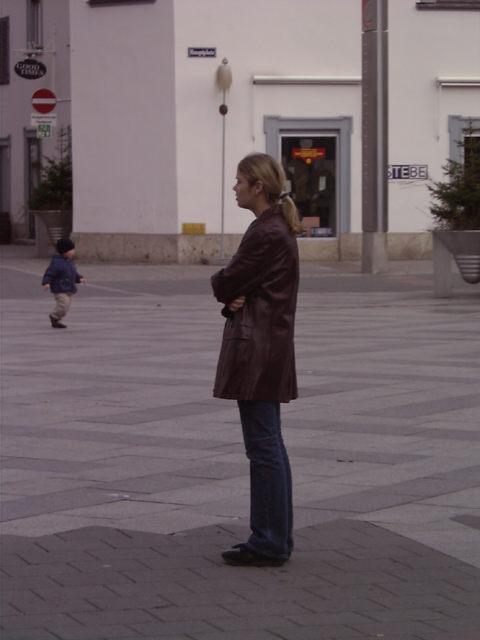
#> input picture detection_hog/hog/images/person_010.bmp, 480 x 640 px
$ python sum_edge.py   (older library calls are emulated)
#> lines starting #> are read from the running program, lines starting #| are printed output that depends on the picture; after the words box and inside, x2 and y2 are one past the last pixel; in counts of white or black regions, pixels touching at a corner belong together
import cv2
import numpy as np
from matplotlib import pyplot as plt

img = cv2.imread("images/person_010.bmp")
#> img is the input picture: shape (640, 480, 3); mean B, G, R 103.7, 99.5, 111.5
gray = cv2.cvtColor(img, cv2.COLOR_BGR2GRAY)
img_gaussian = cv2.GaussianBlur(gray,(3,3),0)

#canny
img_canny = cv2.Canny(img,100,200)
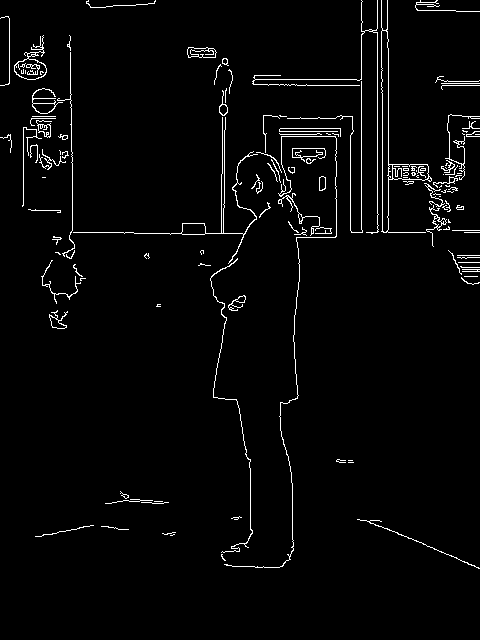
#> img_canny: shape (640, 480); 2.7% white in thin lines or dots, all inside (x1, y1, x2, y2) = (0, 0, 480, 569)

#sobel
img_sobelx = cv2.Sobel(img_gaussian,cv2.CV_8U,1,0,ksize=3)
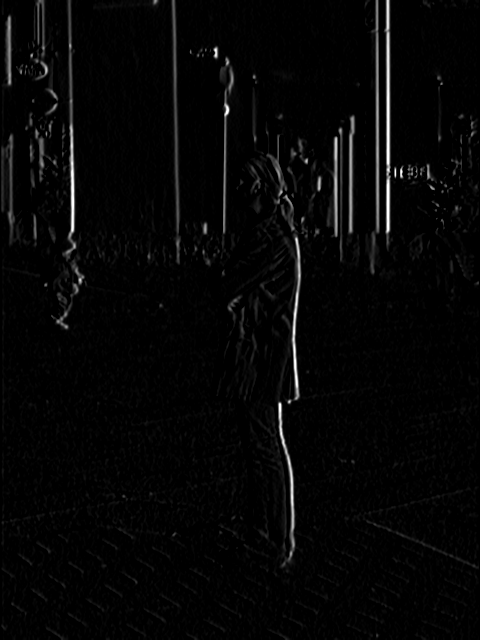
#> img_sobelx: shape (640, 480); min 0, max 255, mean 6
img_sobely = cv2.Sobel(img_gaussian,cv2.CV_8U,0,1,ksize=3)
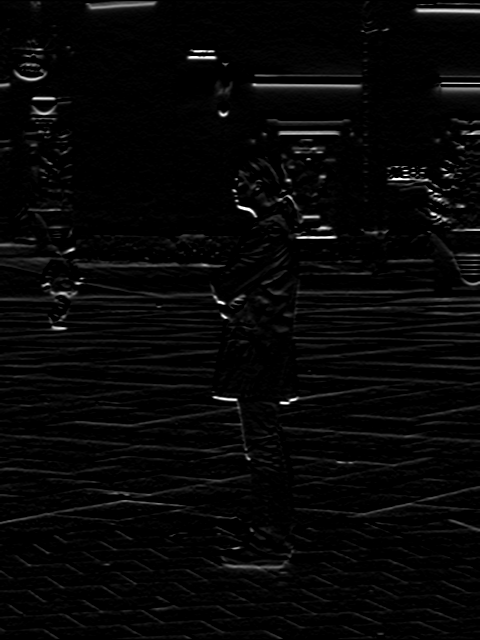
#> img_sobely: shape (640, 480); min 0, max 255, mean 6.9
img_sobel = img_sobelx + img_sobely
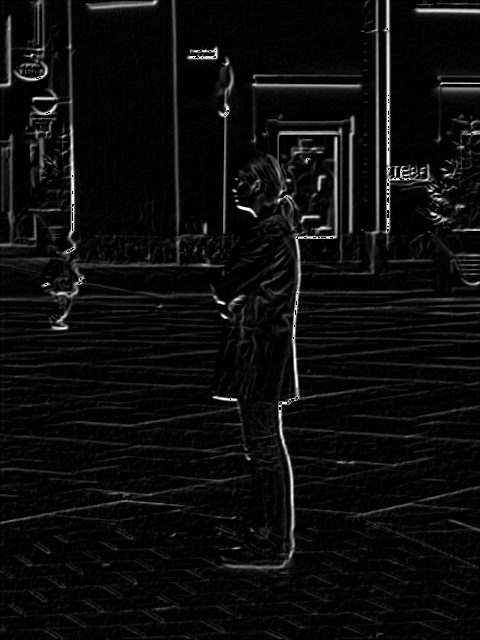
#> img_sobel: shape (640, 480); min 0, max 255, mean 12.6


#prewitt
kernelx = np.array([[1,1,1],[0,0,0],[-1,-1,-1]])
kernely = np.array([[-1,0,1],[-1,0,1],[-1,0,1]])
img_prewittx = cv2.filter2D(img_gaussian, -1, kernelx)
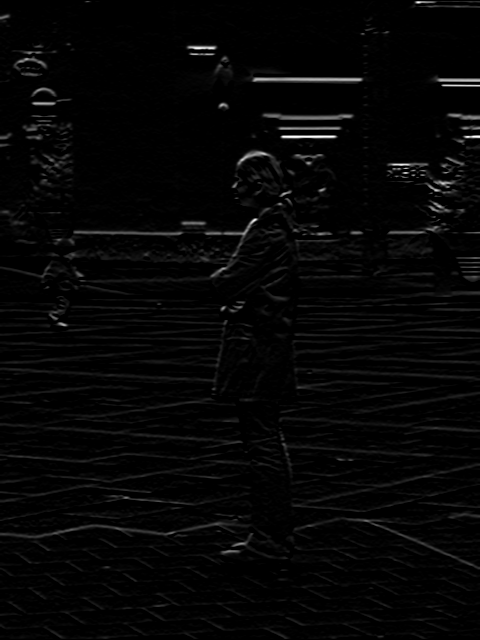
#> img_prewittx: shape (640, 480); min 0, max 255, mean 5.6
img_prewitty = cv2.filter2D(img_gaussian, -1, kernely)
img_prewitt = img_prewittx+img_prewitty
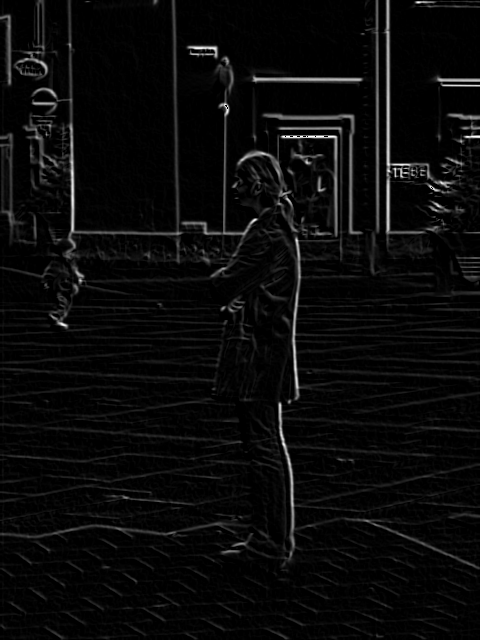
#> img_prewitt: shape (640, 480); min 0, max 255, mean 10

# roberts
kernelx = np.array([[0,1],[-1,0]])
kernely = np.array([[-1,0,],[0,1]])
img_robertx = cv2.filter2D(img_gaussian, -1, kernelx)
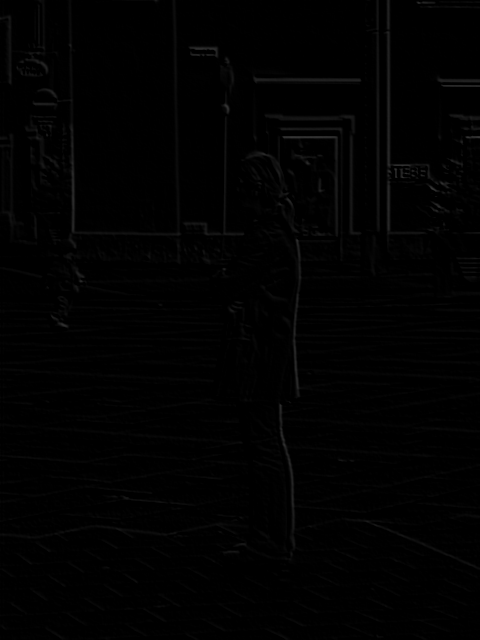
#> img_robertx: shape (640, 480); min 0, max 54, mean 1.5
img_roberty = cv2.filter2D(img_gaussian, -1, kernely)
img_robert = img_robertx+img_roberty

"""
cv2.imshow("Original Image", img)
cv2.imshow("Canny", img_canny)
cv2.imshow("Sobel X", img_sobelx)
cv2.imshow("Sobel Y", img_sobely)
cv2.imshow("Sobel", img_sobel)
cv2.imshow("Prewitt X", img_prewittx)
cv2.imshow("Prewitt Y", img_prewitty)
cv2.imshow("Prewitt", img_prewittx + img_prewitty)


cv2.waitKey(0)
cv2.destroyAllWindows()
"""


plt.subplot(151), plt.imshow(img)
plt.title('Original Image'), plt.xticks([]), plt.yticks([])


plt.subplot(152), plt.imshow(img_canny, cmap='gray')
plt.title('Canny'), plt.xticks([]), plt.yticks([])


plt.subplot(153), plt.imshow(img_sobel, cmap='gray')
plt.title('Sobel'), plt.xticks([]), plt.yticks([])

plt.subplot(154), plt.imshow(img_prewitt, cmap='gray')
plt.title('Prewitt'), plt.xticks([]), plt.yticks([])

plt.subplot(155), plt.imshow(img_robert, cmap='gray')
plt.title('Robert'), plt.xticks([]), plt.yticks([])

plt.show()
#> figure, not shown here; B, G, R data is drawn as R, G, B

$ run again, with detection_hog/hog/images/person_029.bmp copied over detection_hog/hog/images/person_010.bmp
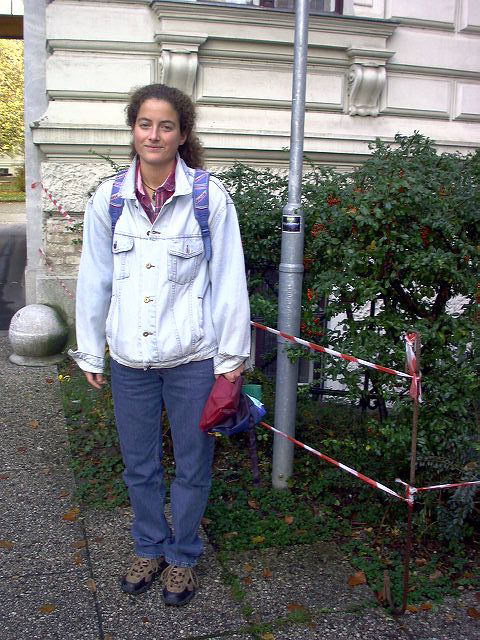
#> input picture detection_hog/hog/images/person_029.bmp, 480 x 640 px
#> img is the input picture: shape (640, 480, 3); mean B, G, R 112.2, 112.4, 111.1
#> `img_canny = cv2.Canny(img,100,200)`:
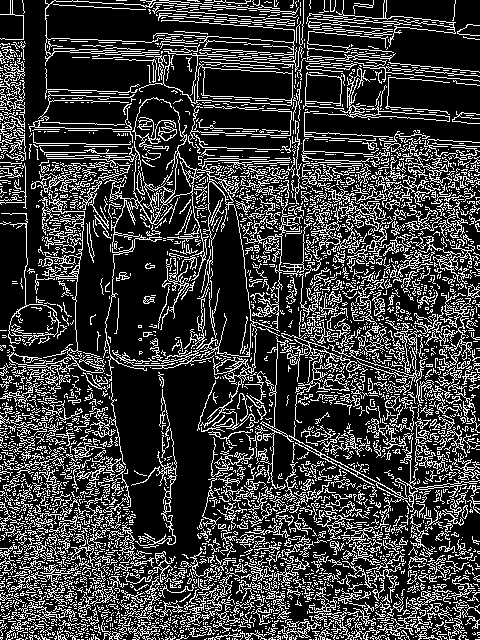
#> img_canny: shape (640, 480); 23.5% white in thin lines or dots
#> `img_robert = img_robertx+img_roberty`:
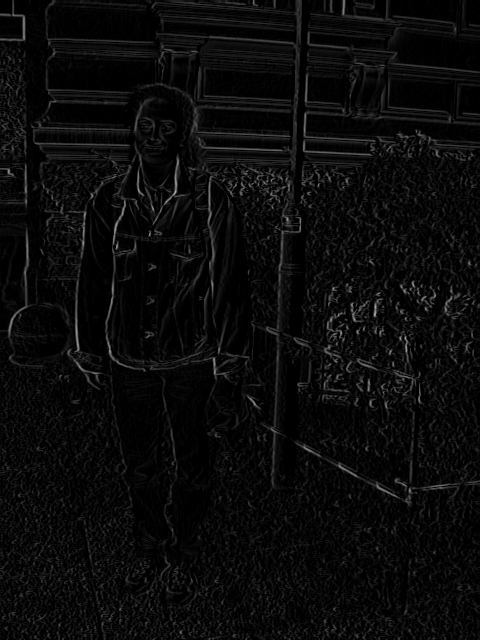
#> img_robert: shape (640, 480); min 0, max 172, mean 10.4

$ run again, with detection_hog/hog/images/person_032.bmp copied over detection_hog/hog/images/person_010.bmp
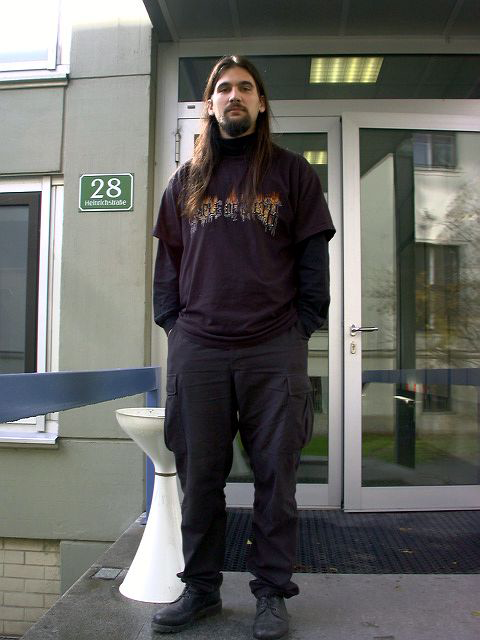
#> input picture detection_hog/hog/images/person_032.bmp, 480 x 640 px
#> img is the input picture: shape (640, 480, 3); mean B, G, R 97.5, 100.8, 100.6
#> `img_canny = cv2.Canny(img,100,200)`:
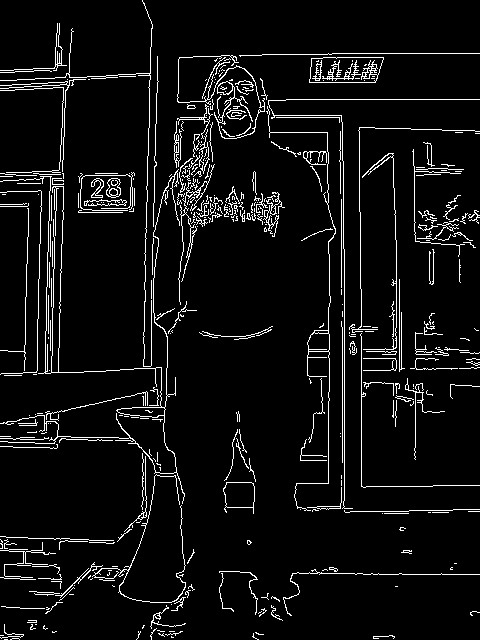
#> img_canny: shape (640, 480); 6% white in thin lines or dots
#> `img_robert = img_robertx+img_roberty`:
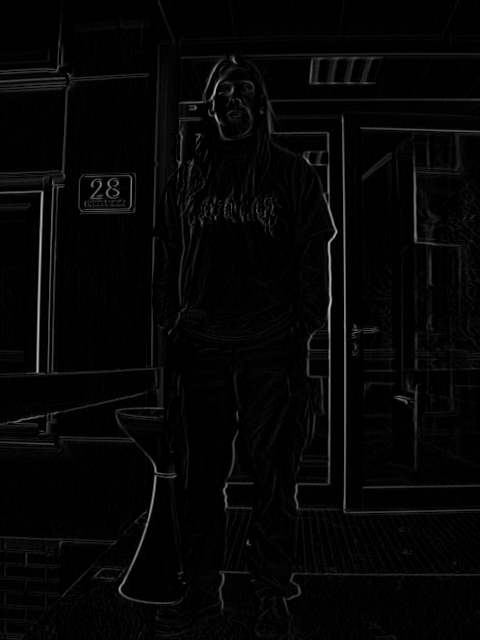
#> img_robert: shape (640, 480); min 0, max 194, mean 5.3

$ run again, with detection_hog/hog/images/person_156.bmp copied over detection_hog/hog/images/person_010.bmp
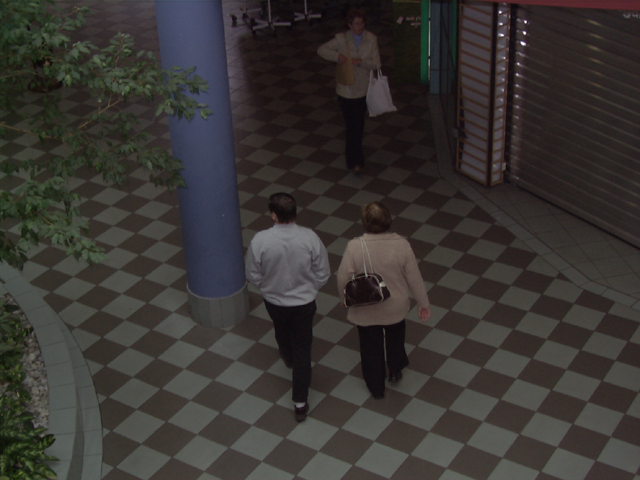
#> input picture detection_hog/hog/images/person_156.bmp, 640 x 480 px
#> img is the input picture: shape (480, 640, 3); mean B, G, R 50.3, 52.8, 56.2
#> img_canny: shape (480, 640); 3.2% white in thin lines or dots
#> `img_robertx = cv2.filter2D(img_gaussian, -1, kernelx)`:
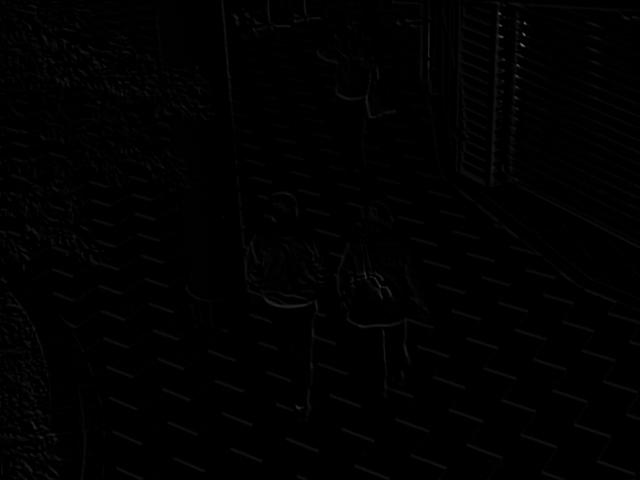
#> img_robertx: shape (480, 640); min 0, max 108, mean 1.3
